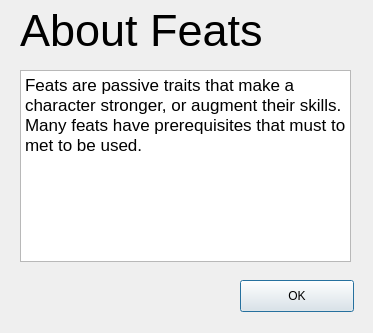
<?xml version="1.0" encoding="UTF-8"?>
<ui version="4.0">
 <class>FeatHelpDialog</class>
 <widget class="QDialog" name="FeatHelpDialog">
  <property name="geometry">
   <rect>
    <x>0</x>
    <y>0</y>
    <width>373</width>
    <height>333</height>
   </rect>
  </property>
  <property name="windowTitle">
   <string>Dialog</string>
  </property>
  <widget class="QTextBrowser" name="textInfo">
   <property name="geometry">
    <rect>
     <x>20</x>
     <y>70</y>
     <width>331</width>
     <height>192</height>
    </rect>
   </property>
   <property name="html">
    <string>&lt;!DOCTYPE HTML PUBLIC &quot;-//W3C//DTD HTML 4.0//EN&quot; &quot;http://www.w3.org/TR/REC-html40/strict.dtd&quot;&gt;
&lt;html&gt;&lt;head&gt;&lt;meta name=&quot;qrichtext&quot; content=&quot;1&quot; /&gt;&lt;style type=&quot;text/css&quot;&gt;
p, li { white-space: pre-wrap; }
&lt;/style&gt;&lt;/head&gt;&lt;body style=&quot; font-family:'Ubuntu'; font-size:9pt; font-weight:400; font-style:normal;&quot;&gt;
&lt;p style=&quot; margin-top:12px; margin-bottom:12px; margin-left:0px; margin-right:0px; -qt-block-indent:0; text-indent:0px;&quot;&gt;&lt;span style=&quot; font-family:'Lucida Grande'; font-size:13pt;&quot;&gt;Feats are passive traits that make a character stronger, or augment their skills. Many feats have prerequisites that must to met to be used.&lt;/span&gt;&lt;/p&gt;&lt;/body&gt;&lt;/html&gt;</string>
   </property>
  </widget>
  <widget class="QLabel" name="lblTitle">
   <property name="geometry">
    <rect>
     <x>20</x>
     <y>10</y>
     <width>301</width>
     <height>41</height>
    </rect>
   </property>
   <property name="font">
    <font>
     <family>Arial</family>
     <pointsize>34</pointsize>
    </font>
   </property>
   <property name="text">
    <string>About Feats</string>
   </property>
  </widget>
  <widget class="QPushButton" name="btnOk">
   <property name="geometry">
    <rect>
     <x>240</x>
     <y>280</y>
     <width>114</width>
     <height>32</height>
    </rect>
   </property>
   <property name="text">
    <string>OK</string>
   </property>
  </widget>
 </widget>
 <resources/>
 <connections/>
</ui>
